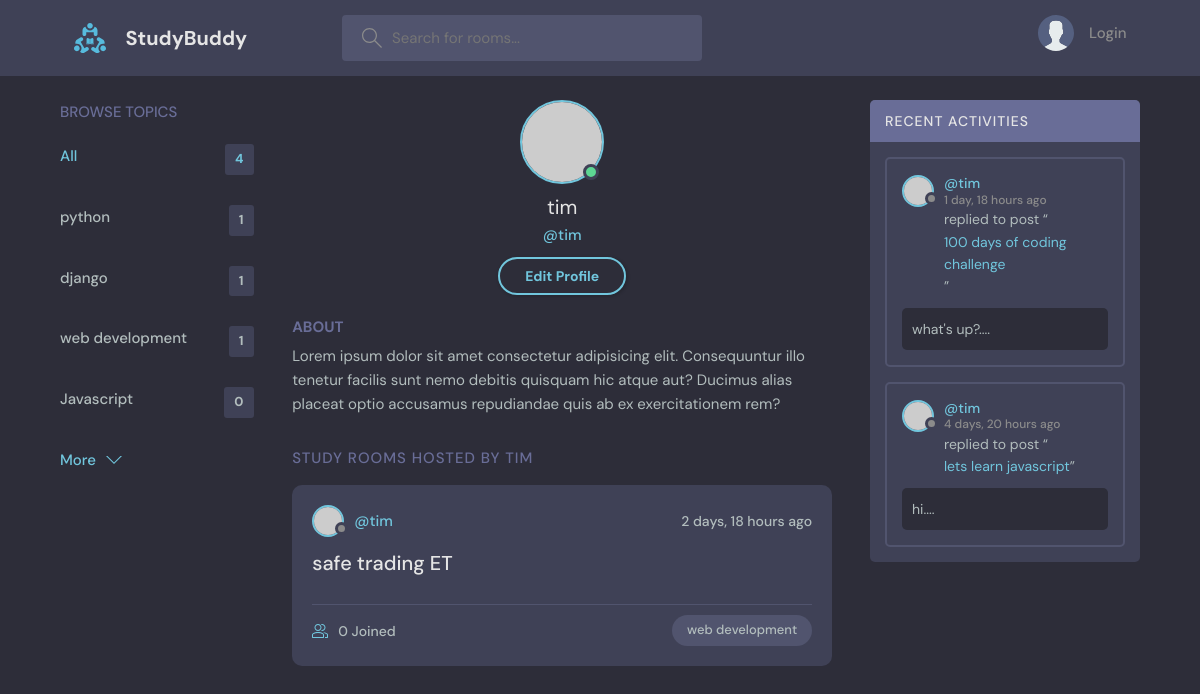
The app's page /profile/2/, older data.
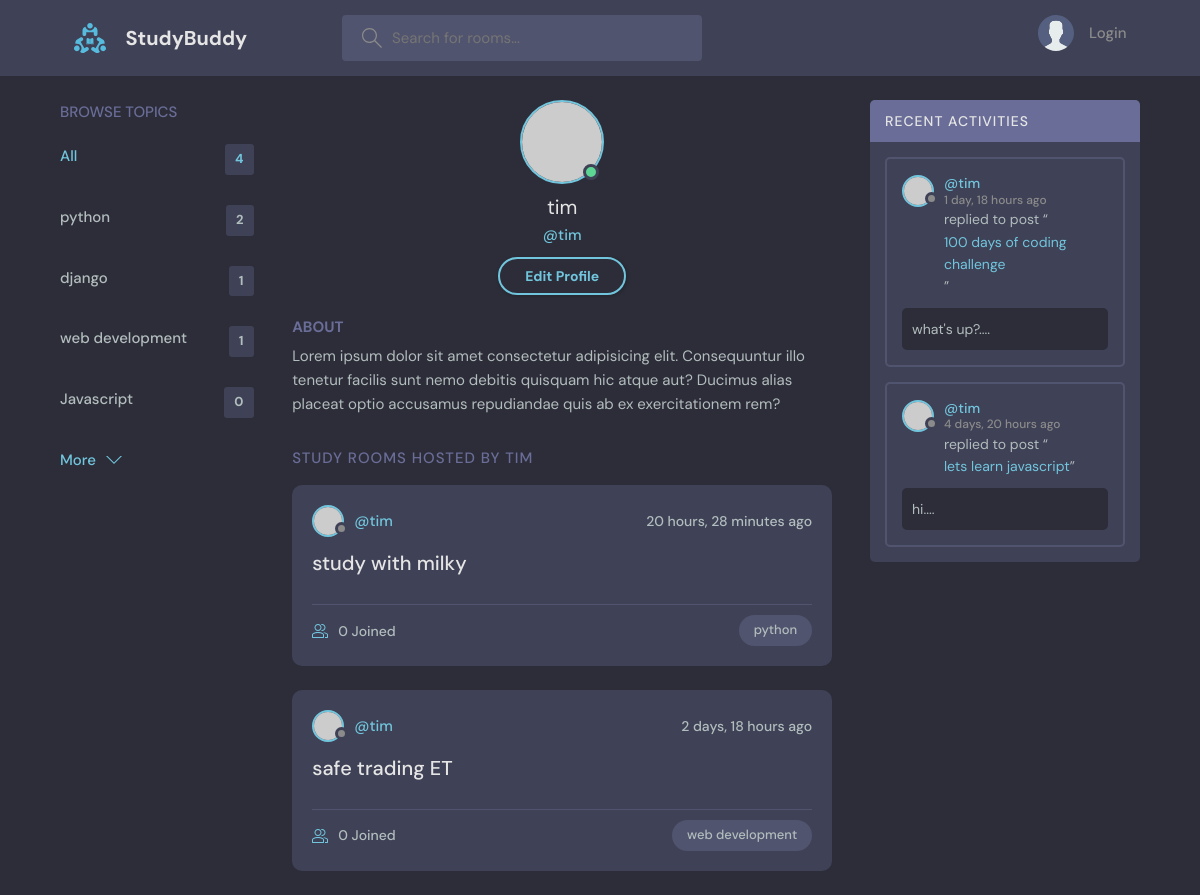
The same page, newer data.
### base/models.py (models this page shows, shortened)
class Topic(models.Model):
    name=models.CharField(max_length=200)

class Room(models.Model):
    host=models.ForeignKey(User, on_delete=models.SET_NULL, null=True)
    topic=models.ForeignKey(Topic, on_delete=models.SET_NULL, null=True)
    name=models.CharField(max_length=200)
    description=models.TextField(null=True, blank=True)
    participants=models.ManyToManyField(User,related_name='participants', blank=True)
    updated = models.DateTimeField(auto_now=True)
    created = models.DateTimeField(auto_now_add=True)
    class Meta:
        ordering=['-updated', '-created']
    def __str__(self):
        return self.name

class Message(models.Model):
    user=models.ForeignKey(User, on_delete=models.CASCADE)
    room=models.ForeignKey(Room, on_delete=models.CASCADE)
    body=models.TextField()
    updated = models.DateTimeField(auto_now=True)
    created = models.DateTimeField(auto_now_add=True)
    class Meta:
        ordering=['-updated', '-created']
    def __str__(self):
        return self.body[0:50]

### base/views.py (the view)
# urls.py: path('profile/<str:pk>/', views.userProfile, name="user-profile"),
def userProfile(request,pk):
    user=User.objects.get(id=pk)
    rooms=user.room_set.all()
    room_messages=user.message_set.all()
    topics= Topic.objects.all()
    context={'user':user, 'rooms':rooms,'room_messages':room_messages, 'topics':topics}
    return render(request, 'base/profile.html', context)

### base/templates/base/profile.html
{% extends 'main.html' %} {% block content %}
<main class="profile-page layout layout--3">
  <div class="container">
    {% include 'base/topics_component.html' %}
    <div class="roomList">
      <div class="profile">
        <div class="profile__avatar">
          <div class="avatar avatar--large active">
            <img src="https://randomuser.me/api/portraits/men/11.jpg" />
          </div>
        </div>
        <div class="profile__info">
          <h3>{{user.username}}</h3>
          <p>@{{user.username}}</p>
          <a href="edit-user.html" class="btn btn--main btn--pill"
            >Edit Profile</a
          >
        </div>
        <div class="profile__about">
          <h3>About</h3>
          <p>
            Lorem ipsum dolor sit amet consectetur adipisicing elit.
            Consequuntur illo tenetur facilis sunt nemo debitis quisquam hic
            atque aut? Ducimus alias placeat optio accusamus repudiandae quis ab
            ex exercitationem rem?
          </p>
        </div>
      </div>
      <div class="roomList__header">
        <div>
          <h2>Study Rooms Hosted by {{user.username}}</h2>
        </div>
      </div>
      {% include 'base/feed_component.html' %}
    </div>
    {% include 'base/activity_component.html' %}
  </div>
</main>
{% endblock content %}

### base/templates/base/topics_component.html
<div class="topics">
  <div class="topics__header">
    <h2>Browse Topics</h2>
  </div>
  <ul class="topics__list">
    <li>
      <a href="{% url 'home' %}" class="active"
        >All <span>{{topics.count}}</span></a
      >
    </li>
    {% for topic in topics %}
    <li>
      <a href="{% url 'home' %}?q={{topic.name}}"
        >{{topic.name}} <span>{{topic.room_set.all.count}}</span></a
      >
    </li>
    {% endfor %}
  </ul>
  <a class="btn btn--link" href="topics.html">
    More
    <svg
      version="1.1"
      xmlns="http://www.w3.org/2000/svg"
      width="32"
      height="32"
      viewBox="0 0 32 32"
    >
      <title>chevron-down</title>
      <path d="M16 21l-13-13h-3l16 16 16-16h-3l-13 13z"></path>
    </svg>
  </a>
</div>

### base/templates/base/feed_component.html (shortened to what this page needs)
{% for room in rooms %}
<div class="roomListRoom">
  <div class="roomListRoom__header">
    <a
      href="{% url 'user-profile' room.host.id %}"
      class="roomListRoom__author"
    >
      <div class="avatar avatar--small">
        <img src="https://randomuser.me/api/portraits/women/11.jpg" />
      </div>
      <span>@{{room.host.username}}</span>
    </a>
    <div class="roomListRoom__actions">
      <span> {{room.created|timesince}} ago</span>
    </div>
  </div>
  <div class="roomListRoom__content">
    <a href="{% url 'room' room.id %}">{{room.name}}</a>
  </div>
  <div class="roomListRoom__meta">
    <a href="{% url 'room' room.id %}" class="roomListRoom__joined">
      {{room.participants.all.count}} Joined
    </a>
    <p class="roomListRoom__topic">{{room.topic.name}}</p>
  </div>
</div>
{% endfor %}

### base/templates/base/activity_component.html (shortened to what this page needs)
<div class="activities">
  <div class="activities__header">
    <h2>Recent Activities</h2>
  </div>
  {%for message in room_messages %}
  <div class="activities__box">
    <div class="activities__boxHeader roomListRoom__header">
      <a
        href="{% url 'user-profile' message.user.id %}"
        class="roomListRoom__author"
      >
        <div class="avatar avatar--small">
          <img src="https://randomuser.me/api/portraits/women/11.jpg" />
        </div>
        <p>
          @{{message.user}}
          <span>{{message.created|timesince}} ago</span>
        </p>
      </a>
    </div>
    <div class="activities__boxContent">
      <p>
        replied to post “<a href="{% url 'room' message.room.id %}"
          >{{message.room}}</a
        >”
      </p>
      <div class="activities__boxRoomContent">{{message}}....</div>
    </div>
  </div>
  {% endfor %}
</div>

Row changes from the older to the newer data that the page shows:
computed for Topic "python": room_set.all.count "1" → "2"
added Room: host.username "tim", created "20 hours, 28 minutes", name "study with milky", participants.all.count "0", topic.name "python"
